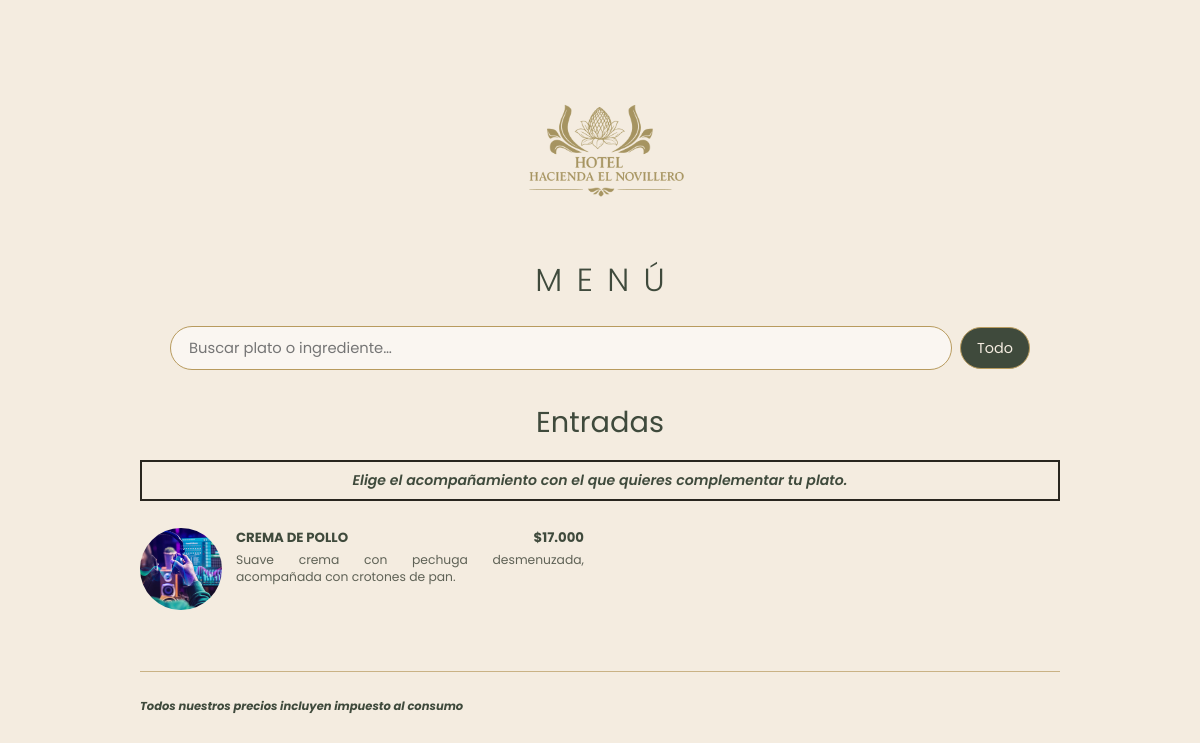
The app's page /, older data.
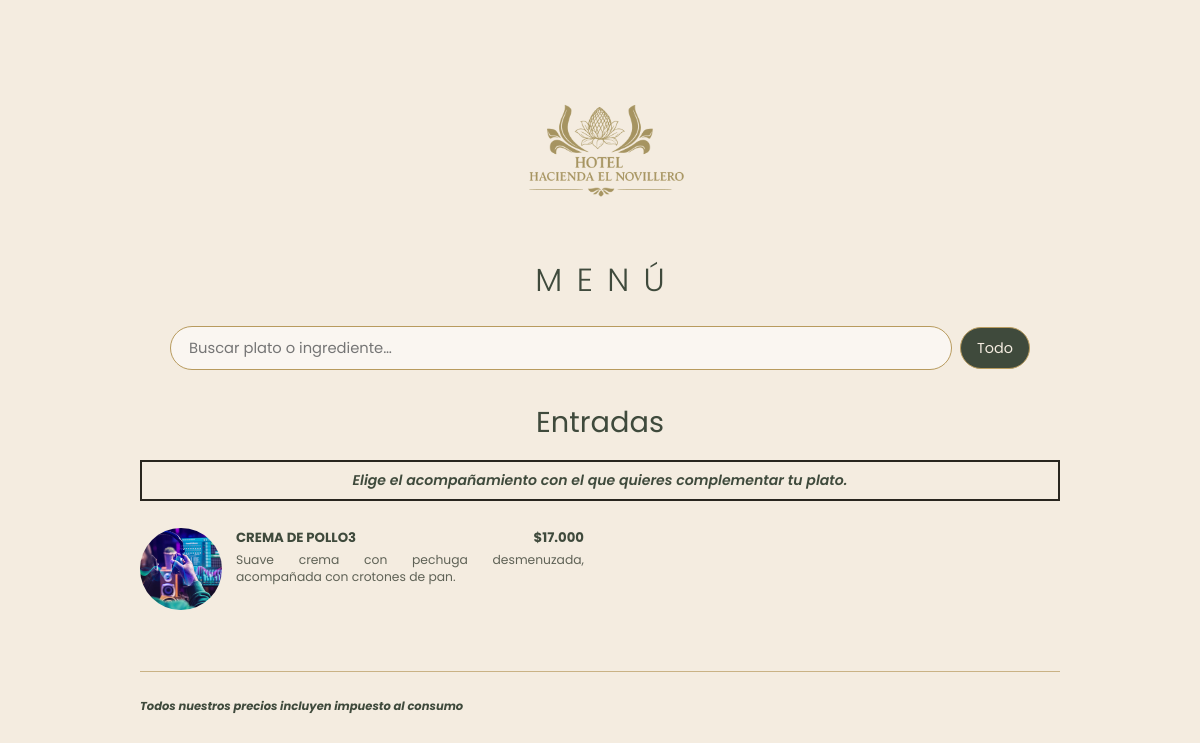
The same page, newer data.
### menu/models.py (models this page shows, shortened)
class Categoria(models.Model):
    nombre = models.CharField(max_length=80)
    slug = models.SlugField(max_length=90, unique=True, blank=True)
    nota = models.CharField(
        max_length=200,
        blank=True,
        help_text='Ej.: "Elige el acompañamiento con el que quieres complementar tu plato."',
    )
    imagen = models.ImageField(
        upload_to="categorias/",
        blank=True,
        help_text="Foto circular opcional de la categoría.",
    )
    orden = models.PositiveSmallIntegerField(default=0)
    activa = models.BooleanField(default=True)
    class Meta:
        ordering = ["orden", "nombre"]
        verbose_name = "Categoría"
        verbose_name_plural = "Categorías"

class Item(models.Model):
    categoria = models.ForeignKey(
        Categoria, on_delete=models.CASCADE, related_name="items"
    )
    nombre = models.CharField(max_length=120)
    descripcion = models.TextField(blank=True)
    precio = models.PositiveIntegerField(
        null=True,
        blank=True,
        help_text="En pesos, sin puntos (16000). Déjalo vacío si el plato usa variantes.",
    )
    imagen = models.ImageField(upload_to="items/", blank=True)
    etiquetas = models.ManyToManyField(Etiqueta, blank=True, related_name="items")
    disponible = models.BooleanField(
        default=True, help_text="Desmarca para ocultar un plato agotado."
    )
    orden = models.PositiveSmallIntegerField(default=0)
    class Meta:
        ordering = ["categoria__orden", "orden", "nombre"]
        verbose_name = "Plato"
        verbose_name_plural = "Platos"
    @property
    def precio_fmt(self):
        return formatear_cop(self.precio) if self.precio is not None else ""

class ConfiguracionSitio(models.Model):
    nombre = models.CharField(max_length=120, default="Hacienda El Novillero")
    FUENTES_MENU = [
        ("Poppins", "Poppins - Moderna y elegante"),
        ("Montserrat", "Montserrat - Profesional"),
        ("Lato", "Lato - Clara y sencilla"),
        ("Playfair Display", "Playfair Display - Clásica"),
        ("Merriweather", "Merriweather - Tradicional"),
        ("Nunito", "Nunito - Suave y amigable"),
    ]
    TAMANOS_LETRA = [
        ("14", "Pequeño - 14 px"),
        ("16", "Normal - 16 px"),
        ("18", "Grande - 18 px"),
        ("20", "un poco mas grande - 20 px"),
        ("22", "aun mas grande - 22 px"),
        ("60", "Mega grande - 60 px"),
    ]
    tamano_letra = models.CharField(
        max_length=2,
        choices=TAMANOS_LETRA,
        default="16",
        verbose_name="Tamaño de letra del menú",
        help_text="Selecciona el tamaño de los textos del menú."
    )
    fuente_menu = models.CharField(
        max_length=50,
        choices=FUENTES_MENU,
        default="Poppins",
        verbose_name="Tipo de letra del menú",
        help_text="Selecciona la fuente que se utilizará en toda la carta.",
    )
    descripcion = models.TextField(
        blank=True,
        help_text="Texto de presentación de la hacienda.",
    )
    telefono = models.CharField(max_length=40, blank=True)
    instagram = models.CharField(max_length=80, blank=True, help_text="Sin @")
    facebook = models.CharField(max_length=80, blank=True)
    email = models.EmailField(blank=True)
    nota_precios = models.CharField(
        max_length=200,
        blank=True,
        default="Todos nuestros precios incluyen impuesto al consumo",
    )
    nota_legal = models.TextField(
        blank=True,
        help_text="Aviso de imágenes de referencia y disponibilidad.",
    )
    nota_alergenos = models.TextField(blank=True)
    class Meta:
        verbose_name = "Configuración Hacienda El Novillero"
        verbose_name_plural = "Configuración Hacienda El Novillero"
    @classmethod
    def cargar(cls):
        obj, _ = cls.objects.get_or_create(pk=1)
        return obj

### menu/views.py (the view)
# urls.py: path("", include("menu.urls")),
@require_GET
def menu(request):
    contexto = _contexto_busqueda(request)
    contexto.update(
        {
            "config": ConfiguracionSitio.cargar(),
            "etiquetas": Etiqueta.objects.all(),
        }
    )
    return render(request, "menu/menu.html", contexto)

### menu/models.py (called while the page is built)
def formatear_cop(valor):
    return "$" + f"{valor:,}".replace(",", ".")

### menu/views.py (called while the page is built)
def _items_visibles(etiqueta=""):
    qs = (
        Item.objects.filter(disponible=True)
        .prefetch_related("variantes", "etiquetas")
        .order_by("orden", "nombre")
    )
    if etiqueta:
        qs = qs.filter(etiquetas__slug=etiqueta).distinct()
    return qs

### menu/templates/menu/menu.html (shortened to what this page needs)
{% load static %}
<!DOCTYPE html>
<html lang="es">
<head>
    <link rel="stylesheet" href="{% static 'menu/css/menu.css' %}">
</head>
<body
    style="
        --fuente-menu: '{{ config.fuente_menu|default:'Poppins'|escape }}';
        --tamano-letra: {{ config.tamano_letra|default:'16' }}px;
    "
>
<div class="contenedor-menu">
    <header class="cabecera-menu">
        <img class="logo-hacienda"
             src="{% static 'menu/images/logo_hacienda.png' %}"
             alt="{{ config.nombre }}">
        <h1 class="titulo-menu">MENÚ</h1>
    </header>
    <form class="buscador"
          hx-get="{% url 'menu:buscar' %}"
          hx-target="#resultados"
          hx-trigger="input changed delay:300ms, change"
          hx-push-url="false"
          hx-indicator="#resultados">
        <label class="buscador-campo">
            <input type="search" name="q" value="{{ q }}"
                   placeholder="Buscar plato o ingrediente…" autocomplete="off">
        </label>
        <label class="chip">
            <span>Todo</span>
        </label>
    </form>
    <main id="resultados" aria-live="polite">
        {% include "menu/_resultados.html" %}
    </main>
    <footer class="pie-menu">
        {% if config.nota_precios %}<p class="nota-precios">{{ config.nota_precios }}</p>{% endif %}
    </footer>
</div>
</body>
</html>

### menu/templates/menu/_resultados.html (shortened to what this page needs)
{% for grupo in grupos %}
    <section class="categoria" id="{{ grupo.categoria.slug }}">
        <h2>{{ grupo.categoria.nombre }}</h2>
        {% if grupo.categoria.nota %}
            <p class="nota-categoria">{{ grupo.categoria.nota }}</p>
        {% endif %}
        {% if grupo.modo_busqueda %}
            <div class="resultados-busqueda">
                {% for item in grupo.items_sueltos %}
                    {% include "menu/_plato_suelto.html" with item=item %}
                {% endfor %}
            </div>
        {% else %}
            {% if grupo.items_sueltos %}
                <div class="platos-sin-bloque">
                    {% for item in grupo.items_sueltos %}
                        {% include "menu/_plato_suelto.html" with item=item %}
                    {% endfor %}
                </div>
            {% endif %}
        {% endif %}
    </section>
{% endfor %}

### menu/templates/menu/_plato_suelto.html (shortened to what this page needs)
<article class="plato-suelto">
    {% if item.imagen %}
        <img class="plato-suelto__foto" src="{{ item.imagen.url }}" alt="{{ item.nombre }}" loading="lazy">
    {% endif %}
    <div class="plato-suelto__contenido">
        <div class="plato-linea__encabezado">
            <h3>{{ item.nombre }}</h3>
            {% if item.precio is not None and not item.variantes.all %}
                <span class="precio">{{ item.precio_fmt }}</span>
            {% endif %}
        </div>
        {% if item.descripcion %}<p class="plato-descripcion">{{ item.descripcion|linebreaksbr }}</p>{% endif %}
    </div>
</article>

### menu/static/menu/css/menu.css (style rules this page uses)
:root { --crema: #f4ece0; --verde: #3f4a3c; --dorado: #b89b5e; --acento: #a95125; --texto-suave: #5f6256; }
* { box-sizing: border-box; }
html { scroll-behavior: smooth; }
body { margin: 0; background: var(--crema); color: var(--verde); font-family: var(--fuente-menu, "Poppins"), sans-serif; font-size: var(--tamano-letra, 16px); }
.contenedor-menu, .contenedor-menu h1, .contenedor-menu h2, .contenedor-menu h3, .contenedor-menu p, .contenedor-menu span, .contenedor-menu input, .contenedor-menu button, .contenedor-menu select, .contenedor-menu textarea { font-family: inherit; }
.contenedor-menu { width: min(100% - 32px, 920px); margin: 0 auto; padding: 28px 0 32px; }
.cabecera-menu { display: flex; flex-direction: column; align-items: center; text-align: center; margin-bottom: 22px; }
.logo-hacienda { display: block; width: clamp(200px, 22vw, 300px); max-width: 70vw; max-height: 260px; height: auto; object-fit: contain; margin: 0 auto 2px; margin-bottom: -40px !important; }
.titulo-menu { margin: 0; font-weight: 300; font-size: clamp(1.5rem, 3.5vw, 2rem); letter-spacing: .45em; padding-left: .45em; }
.buscador { display: flex; flex-wrap: wrap; justify-content: center; align-items: center; gap: 8px; max-width: 860px; margin: 0 auto 34px; }
.buscador-campo { flex: 1 1 260px; }
.buscador input[type="search"] { width: 100%; min-height: 44px; padding: 10px 18px; border: 1px solid var(--dorado); border-radius: 999px; background: rgba(255, 255, 255, .55); color: var(--verde); font: inherit; font-size: .92rem; outline-offset: 3px; }
.chip { position: relative; cursor: pointer; white-space: nowrap; }
.chip span { display: inline-flex; align-items: center; min-height: 42px; padding: 8px 16px; border: 1px solid var(--dorado); border-radius: 999px; background: transparent; color: var(--verde); font-size: .9rem; transition: background .15s ease, color .15s ease; }
.chip:has(input:checked) span { background: var(--verde); color: var(--crema); }
.categoria { margin: 0 0 44px; }
.categoria > h2 { margin: 34px 0 20px; text-align: center; font-weight: 400; font-size: clamp(1.35rem, 3vw, 1.8rem); line-height: 1.25; }
.nota-categoria { margin: 0 0 20px; padding: 8px 12px; border: 2px solid #29261f; text-align: center; font-size: .88rem; font-weight: 600; font-style: italic; }
.plato-linea__encabezado { display: flex; justify-content: space-between; align-items: baseline; gap: 12px; }
.plato-linea h3, .plato-suelto h3 { margin: 0; color: var(--verde); font-size: .83rem; font-weight: 700; line-height: 1.35; text-transform: uppercase; }
.precio { color: var(--verde); font-size: .83rem; font-weight: 700; white-space: nowrap; }
.plato-descripcion { margin: 3px 0 0; color: var(--texto-suave); font-size: .77rem; line-height: 1.42; text-align: justify; }
.platos-sin-bloque, .resultados-busqueda { display: grid; grid-template-columns: 1fr; gap: 13px; margin: 18px 0 28px; }
.plato-suelto { display: grid; grid-template-columns: auto minmax(0, 1fr); gap: 14px; align-items: start; padding: 7px 0; }
.plato-suelto__foto { width: 82px; height: 82px; object-fit: cover; border-radius: 50%; }
.plato-suelto__contenido { min-width: 0; }
.pie-menu { border-top: 1px solid rgba(184, 155, 94, .7); margin-top: 42px; padding-top: 18px; color: var(--texto-suave); font-size: .72rem; line-height: 1.5; }
.pie-menu p { margin: 8px 0; }
.pie-menu .nota-precios { color: var(--verde); font-weight: 700; font-style: italic; }
@media (min-width: 720px) { .contenedor-menu { padding-top: 36px; } }
@media (min-width: 720px) { .categoria { margin-bottom: 54px; } }
@media (min-width: 720px) { .platos-sin-bloque { grid-template-columns: repeat(2, minmax(0, 1fr)); column-gap: 32px; } }
.plato-linea h3, .plato-suelto h3, .precio { font-size: calc(var(--tamano-letra, 16px) * 0.83); }
.plato-descripcion { font-size: calc(var(--tamano-letra, 16px) * 0.77); }
.nota-categoria { font-size: calc(var(--tamano-letra, 16px) * 0.88); }
.pie-menu { font-size: calc(var(--tamano-letra, 16px) * 0.72); }
.buscador input[type="search"] { font-size: calc(var(--tamano-letra, 16px) * 0.92); }
.chip span { font-size: calc(var(--tamano-letra, 16px) * 0.9); }

Row changes from the older to the newer data that the page shows:
changed Item "Suave crema con pechuga desmenuzada, acompañada con crotones de pan.": nombre "CREMA DE POLLO" → "CREMA DE POLLO3"
